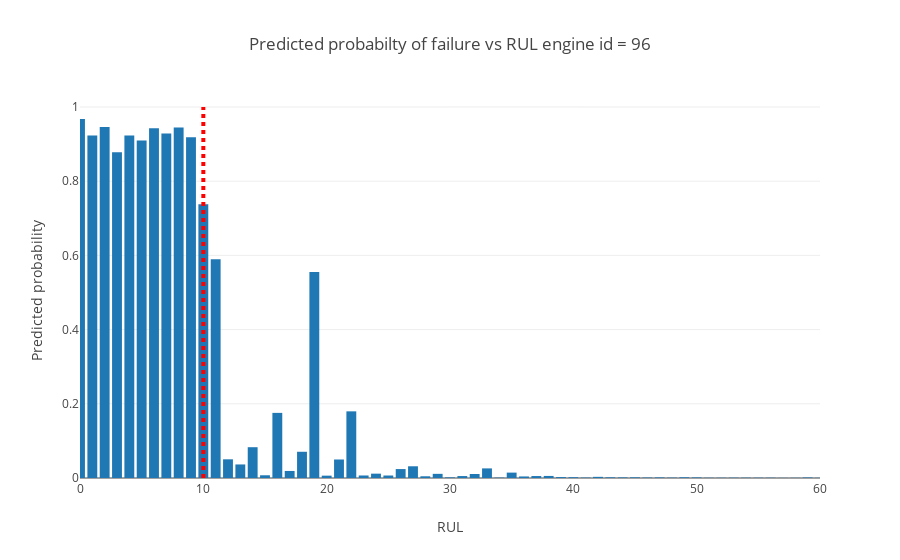

The cell this chart's notebook holds for it:
### Markdown cell above
## 4.2 Model Diagnostics and Interpretation

Below we graph the predicted probability of failure given by the model versus the actual remaining useful life, for one of the engines. The model outputs reasonable probabilities on most occasions. Its confidence grows as the failure time approaches.

### Code cell
plot_prob_RUL(model, df_train_proc2, engine=96)

### Figure 1 — Plotly figure (JSON) as saved in the notebook; plotly's stock layout.template omitted (floating-point values rounded to 4 significant figures; data arrays with more than 128 entries replaced by an {"elided": "..."} marker saying what was removed)
{"data": [{"name": "Enigne 96", "type": "bar", "x": {"elided": "336 int values"}, "y": {"elided": "336 float values"}}], "layout": {"autosize": true, "shapes": [{"line": {"color": "red", "dash": "dot", "width": 4}, "type": "line", "x0": 10, "x1": 10, "y0": 0, "y1": 1}], "title": {"text": "Predicted probabilty of failure vs RUL engine id = 96"}, "xaxis": {"range": [0, 60], "title": {"text": "RUL"}, "type": "linear"}, "yaxis": {"autorange": true, "range": [-0.007604, 1.019], "title": {"text": "Predicted probability"}, "type": "linear"}}}
